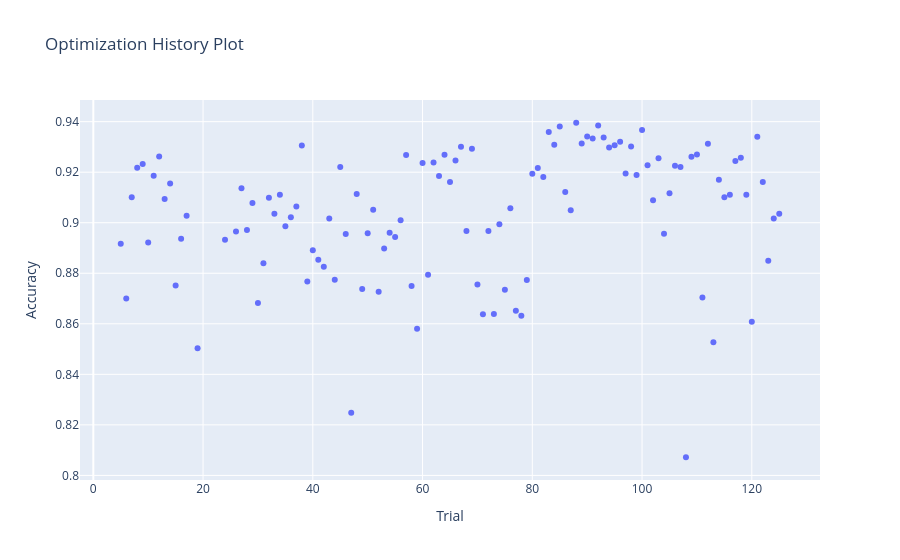

Notebook code for this chart:
### Markdown cell above
#### Résultat du Fit-tuning

 <font color="green">*Cette partie du code est complète, vous n'avez pas besoin de la modifier.* </font>

 > **Ecrire votre texte ici.**

### Code cell
plt.figure(figsize=(12,12))
optuna.visualization.plot_optimization_history(
    study,
    target=lambda t: t.values[0],  # On récupère la 1ère valeur retournée par ta fonction objective
    target_name="Accuracy"         # Nom affiché sur l'axe Y
)

### Figure 1 — Plotly figure (JSON) as saved in the notebook; plotly's stock layout.template omitted (floating-point values rounded to 4 significant figures)
{"data": [{"mode": "markers", "name": "Accuracy", "type": "scatter", "x": [5, 6, 7, 8, 9, 10, 11, 12, 13, 14, 15, 16, 17, 19, 24, 26, 27, 28, 29, 30, 31, 32, 33, 34, 35, 36, 37, 38, 39, 40, 41, 42, 43, 44, 45, 46, 47, 48, 49, 50, 51, 52, 53, 54, 55, 56, 57, 58, 59, 60, 61, 62, 63, 64, 65, 66, 67, 68, 69, 70, 71, 72, 73, 74, 75, 76, 77, 78, 79, 80, 81, 82, 83, 84, 85, 86, 87, 88, 89, 90, 91, 92, 93, 94, 95, 96, 97, 98, 99, 100, 101, 102, 103, 104, 105, 106, 107, 108, 109, 110, 111, 112, 113, 114, 115, 116, 117, 118, 119, 120, 121, 122, 123, 124, 125], "y": [0.8916, 0.87, 0.91, 0.9218, 0.9232, 0.8921, 0.9186, 0.9262, 0.9094, 0.9156, 0.8752, 0.8937, 0.9028, 0.8503, 0.8933, 0.8966, 0.9137, 0.8971, 0.9078, 0.8682, 0.884, 0.9098, 0.9035, 0.911, 0.8986, 0.9022, 0.9064, 0.9306, 0.8768, 0.8891, 0.8853, 0.8826, 0.9017, 0.8775, 0.922, 0.8956, 0.8248, 0.9114, 0.8738, 0.8959, 0.9051, 0.8726, 0.8898, 0.8961, 0.8944, 0.901, 0.9268, 0.875, 0.8581, 0.9236, 0.8794, 0.9238, 0.9185, 0.9269, 0.9161, 0.9246, 0.9301, 0.8968, 0.9292, 0.8756, 0.8638, 0.8968, 0.8639, 0.8994, 0.8735, 0.9057, 0.8652, 0.8632, 0.8774, 0.9194, 0.9217, 0.9181, 0.9359, 0.9309, 0.9381, 0.9122, 0.9049, 0.9396, 0.9314, 0.9342, 0.9334, 0.9385, 0.9338, 0.9297, 0.9307, 0.9321, 0.9195, 0.9302, 0.9189, 0.9367, 0.9227, 0.9089, 0.9255, 0.8957, 0.9117, 0.9225, 0.922, 0.8072, 0.9261, 0.927, 0.8704, 0.9313, 0.8527, 0.917, 0.91, 0.911, 0.9244, 0.9257, 0.911, 0.8608, 0.9341, 0.9161, 0.8849, 0.9017, 0.9035]}, {"marker": {"color": "#cccccc"}, "mode": "markers", "name": "Infeasible Trial", "showlegend": false, "type": "scatter", "x": [], "y": []}], "layout": {"title": {"text": "Optimization History Plot"}, "xaxis": {"title": {"text": "Trial"}}, "yaxis": {"title": {"text": "Accuracy"}}}}
